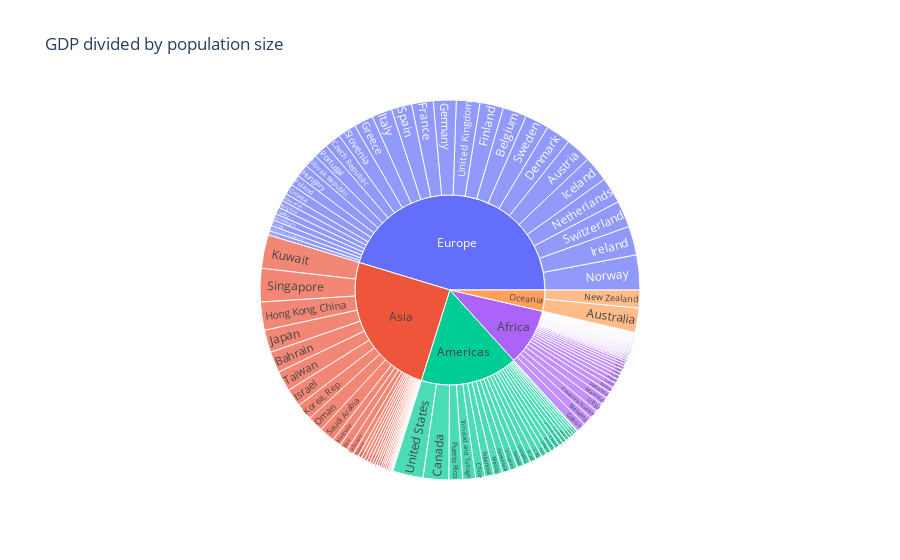

This figure's notebook cell:
### Markdown cell above
sunburst

### Code cell
fig = px.sunburst(
    filtered_df,
    path=["continent", "country"],
    values="gdpPercap",
    title="GDP divided by population size",
)
fig.show()

### Figure 1 — Plotly figure (JSON) as saved in the notebook; plotly's stock layout.template omitted (floating-point values rounded to 4 significant figures; data arrays with more than 128 entries replaced by an {"elided": "..."} marker saying what was removed)
{"data": [{"branchvalues": "total", "domain": {"x": [0, 1], "y": [0, 1]}, "hovertemplate": "labels=%{label}<br>gdpPercap=%{value}<br>parent=%{parent}<br>id=%{id}<extra></extra>", "ids": {"elided": "147 str values"}, "labels": {"elided": "147 str values"}, "name": "", "parents": {"elided": "147 str values"}, "type": "sunburst", "values": {"elided": "147 float values"}}], "layout": {"legend": {"tracegroupgap": 0}, "title": {"text": "GDP divided by population size"}}}
